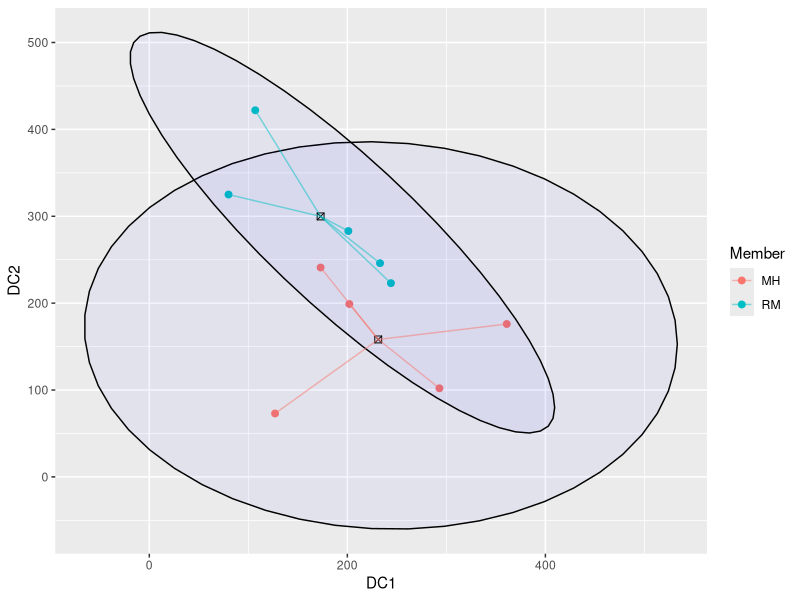
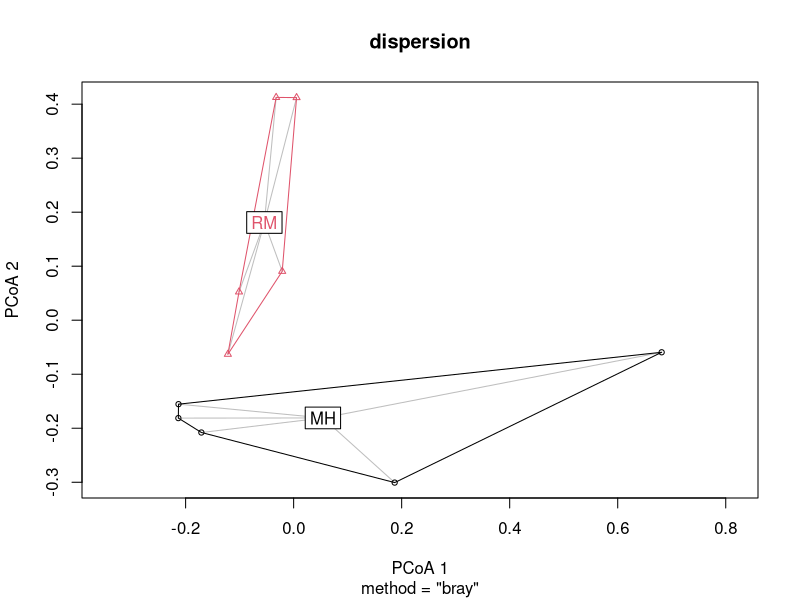

Reproduce these figures in R, in order. (Note: this script raises an error after producing the figures.)
## ---- chunk 1
library(tidyverse)
library(dplyr)
library(ggplot2)
library(vegan)
## ---- chunk 2
gen_raw<- read_csv("gen_trans.csv", col_names = TRUE)
gen_raw
## ---- chunk 3
gen_RMMH<- gen_raw[gen_raw$Member != "SM",]
gen_RMMH

#just numeric data
gen_RMMH_num<-gen_RMMH[,3:142] 
gen_RMMH_num
## ---- chunk 4
#Converting to proportions
RMMH_perm_data<- (100*(gen_RMMH_num/rowSums(gen_RMMH_num)))
RMMH_perm_data

## ---- chunk 5
dcadata<- read_csv("gen_dca.csv", col_names = TRUE)
dcadata

dcadataRMMH<- dcadata[dcadata$Member != "SM",]
dcadataRMMH

#Extracting DCA scores
dca_scoresRMMH<- dcadataRMMH[,3:4]
dca_scoresRMMH

## ---- chunk 6
dcagroup_centroids_RMMH <- data.frame(
  Member = c("RM", "MH"),
  Centroid_X = c(mean(dca_scoresRMMH$`Axis 1`[dcadataRMMH$Member == "RM"]),
                 mean(dca_scoresRMMH$`Axis 1`[dcadataRMMH$Member == "MH"])),
  Centroid_Y = c(mean(dca_scoresRMMH$`Axis 2`[dcadataRMMH$Member == "RM"]),
                 mean(dca_scoresRMMH$`Axis 2`[dcadataRMMH$Member == "MH"]))
)


## ---- chunk 7
dcaplot_data_RMMH <-data.frame(
  Member = dcadataRMMH$Member,
  DC1 = dca_scoresRMMH$`Axis 1`,
  DC2 = dca_scoresRMMH$`Axis 2`,
  xend = c(rep(dcagroup_centroids_RMMH[1,2],5), rep(dcagroup_centroids_RMMH[2,2],5)),
  yend = c(rep(dcagroup_centroids_RMMH[1,3],5), rep(dcagroup_centroids_RMMH[2,3],5))
)

dcaplot_data_RMMH
## ---- chunk 8
ggplot(dcaplot_data_RMMH, aes(DC1,DC2))+
  geom_point(aes(color = Member), size = 2) +
  stat_ellipse(geom = "polygon", alpha = 0.04, aes(group = Member),
               color = "black", fill = "blue")+
  geom_point(data = dcagroup_centroids_RMMH, aes(x = Centroid_X, y = Centroid_Y),
             color = "black", size = 2, shape = 7)+
  geom_segment(data = dcaplot_data_RMMH, aes(x =DC1, y = DC2, 
                                        xend = xend, yend = yend, color = Member), alpha = 0.5)

## ---- chunk 9
perm_distRMMH<-vegdist(RMMH_perm_data, method = 'bray')
perm_distRMMH

## ---- chunk 10
#Create empty matrix
dist_mat_RMMH= matrix(0, nrow = 10, ncol = 10)

#Setting below diagonal to perm_dost values, and above the diagonal to empty
dist_mat_RMMH[lower.tri(dist_mat_RMMH)] <- perm_distRMMH
dist_mat_RMMH[upper.tri(dist_mat_RMMH)]<- ""
dist_mat_RMMH

#making it a df
perm_distRMMH_df<- as.data.frame(dist_mat_RMMH, row.names = NULL)
perm_distRMMH_df

#setting col and rownames so we can see what distance we are calculating
rownames(perm_distRMMH_df)<- gen_RMMH$`Sample ID`
colnames(perm_distRMMH_df)<- gen_RMMH$`Sample ID`

write_csv(perm_distRMMH_df, "gen_dist_RMMH.csv")
perm_distRMMH_df
## ---- chunk 11
#Assumptions- I don't think this applies to us, but keeping it in.
dispersion<-betadisper(perm_distRMMH, group=gen_RMMH$Member,type = "centroid")

plot(dispersion)

anova(dispersion)

## ---- chunk 12
Perma_result <- adonis2(perm_distRMMH~as.factor(dcaplot_data_RMMH$Member), data = perm_distRMMH,
                        permutations = 10000)
Perma_result

## ---- chunk 13
Perma_result1 <- adonis2(perm_distRMMH~as.factor(dcaplot_data_RMMH$Member), data = perm_distRMMH,
                         permutations = 10000)
Perma_result1

#Extracting perm results
permustats_results1<- permustats(Perma_result1)
#permustats_results1

#calculating mean and se
means_and_se1<- mean_se(permustats_results1$permutations, mult = 1)

## ---- chunk 14
Perma_result2 <- adonis2(perm_distRMMH~as.factor(dcaplot_data_RMMH$Member), data = perm_distRMMH,
                         permutations = 10000)
Perma_result2

#Extracting perm results
permustats_results2<- permustats(Perma_result2)
#permustats_results2

#calculating mean and se
means_and_se2<- mean_se(permustats_results2$permutations, mult = 1)

## ---- chunk 15
Perma_result3 <- adonis2(perm_distRMMH~as.factor(dcaplot_data_RMMH$Member), data = perm_distRMMH,
                         permutations = 10000)
Perma_result3

#Extracting perm results
permustats_results3<- permustats(Perma_result3)
#permustats_results3

#calculating mean and se
means_and_se3<- mean_se(permustats_results3$permutations, mult = 1)

## ---- chunk 16
Perma_result4 <- adonis2(perm_distRMMH~as.factor(dcaplot_data_RMMH$Member), data = perm_distRMMH,
                         permutations = 10000)
Perma_result4

#Extracting perm results
permustats_results4<- permustats(Perma_result4)
#permustats_results4

#calculating mean and se
means_and_se4<- mean_se(permustats_results4$permutations, mult = 1)

## ---- chunk 17
Perma_result5 <- adonis2(perm_distRMMH~as.factor(dcaplot_data_RMMH$Member), data = perm_distRMMH,
                         permutations = 10000)
Perma_result5

#Extracting perm results
permustats_results5<- permustats(Perma_result5)
#permustats_results5

#calculating mean and se
means_and_se5<- mean_se(permustats_results5$permutations, mult = 1)

## ---- chunk 18
Perma_result6 <- adonis2(perm_distRMMH~as.factor(dcaplot_data_RMMH$Member), data = perm_distRMMH,
                         permutations = 10000)
Perma_result6

#Extracting perm results
permustats_results6<- permustats(Perma_result6)
#permustats_results6

#calculating mean and se
means_and_se6<- mean_se(permustats_results6$permutations, mult = 1)

## ---- chunk 19
Perma_result7 <- adonis2(perm_distRMMH~as.factor(dcaplot_data_RMMH$Member), data = perm_distRMMH,
                         permutations = 10000)
Perma_result7

#Extracting perm results
permustats_results7<- permustats(Perma_result7)
#permustats_results7

#calculating mean and se
means_and_se7<- mean_se(permustats_results7$permutations, mult = 1)

## ---- chunk 20
Perma_result8 <- adonis2(perm_distRMMH~as.factor(dcaplot_data_RMMH$Member), data = perm_distRMMH,
                         permutations = 10000)
Perma_result8

#Extracting perm results
permustats_results8<- permustats(Perma_result8)
#permustats_results8

#calculating mean and se
means_and_se8<- mean_se(permustats_results8$permutations, mult = 1)

## ---- chunk 21
Perma_result9 <- adonis2(perm_distRMMH~as.factor(dcaplot_data_RMMH$Member), data = perm_distRMMH,
                         permutations = 10000)
Perma_result9

#Extracting perm results
permustats_results9<- permustats(Perma_result9)
#permustats_results9

#calculating mean and se
means_and_se9<- mean_se(permustats_results9$permutations, mult = 1)

## ---- chunk 22
Perma_result10 <- adonis2(perm_distRMMH~as.factor(dcaplot_data_RMMH$Member), data = perm_distRMMH,
                         permutations = 10000)
Perma_result10

#Extracting perm results
permustats_results10<- permustats(Perma_result10)
#permustats_results10

#calculating mean and se
means_and_se10<- mean_se(permustats_results10$permutations, mult = 1)

